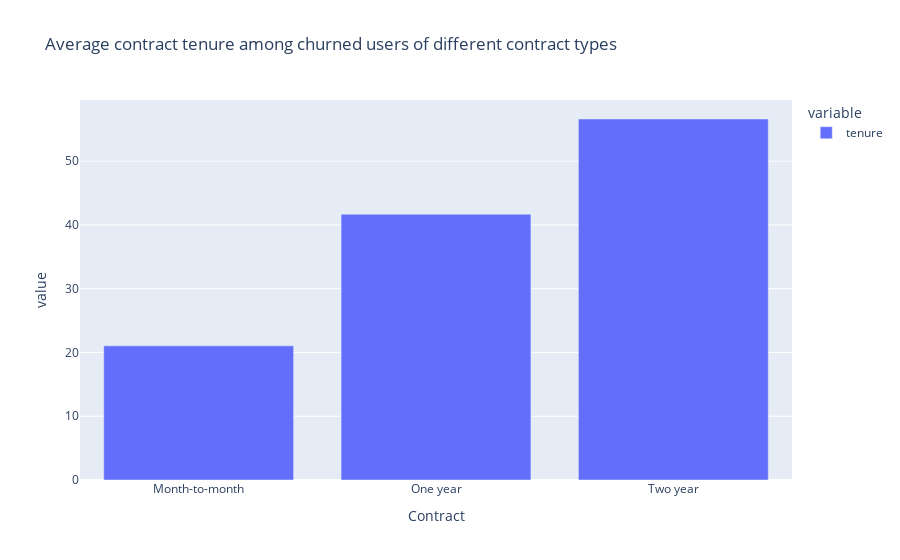

The notebook cell saved with this chart:
### Code cell
px.bar(DF2, title = 'Average contract tenure among churned users of different contract types')

### Figure 1 — Plotly figure (JSON) as saved in the notebook; plotly's stock layout.template omitted (floating-point values rounded to 4 significant figures)
{"data": [{"alignmentgroup": "True", "hovertemplate": "variable=tenure<br>Contract=%{x}<br>value=%{y}<extra></extra>", "legendgroup": "tenure", "marker": {"color": "#636efa", "pattern": {"shape": ""}}, "name": "tenure", "offsetgroup": "tenure", "orientation": "v", "showlegend": true, "textposition": "auto", "type": "bar", "x": ["Month-to-month", "One year", "Two year"], "xaxis": "x", "y": [21.03, 41.67, 56.6], "yaxis": "y"}], "layout": {"barmode": "relative", "legend": {"title": {"text": "variable"}, "tracegroupgap": 0}, "title": {"text": "Average contract tenure among churned users of different contract types"}, "xaxis": {"anchor": "y", "domain": [0, 1], "title": {"text": "Contract"}}, "yaxis": {"anchor": "x", "domain": [0, 1], "title": {"text": "value"}}}}
